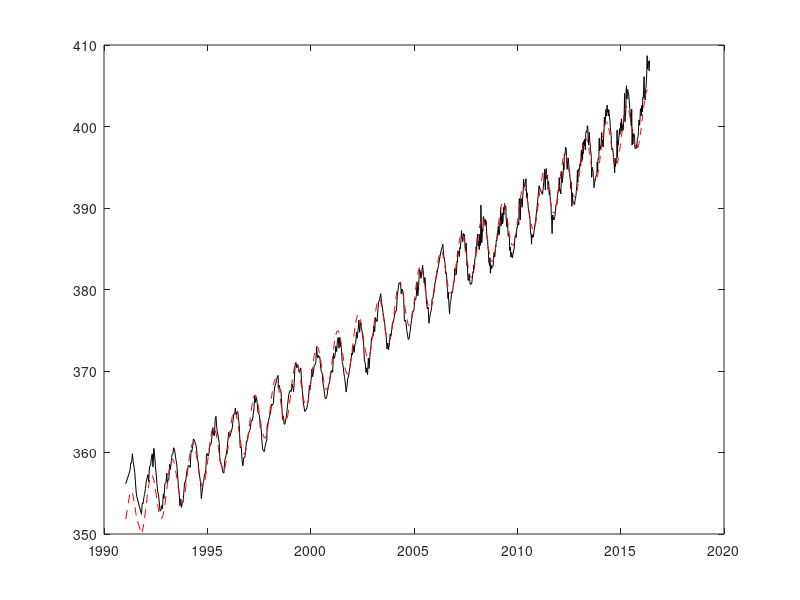

Write MATLAB code to recreate this figure.
%% week6_lab.m

close all;
clear all;

load MLO_CO2.mat;
x = year;
y = pCO2;
N = length(x);

E = [ones(N,1) x cos(2*pi*x) sin(2*pi*x)];
% calculate pseudo inverse
a = inv(E'*E)*E'*y;

% plot regression
figure(1);
plot(x,y,'k-'); % orig data
hold on;
plot(x,E*a,'r--'); % linear fit
hold off;
